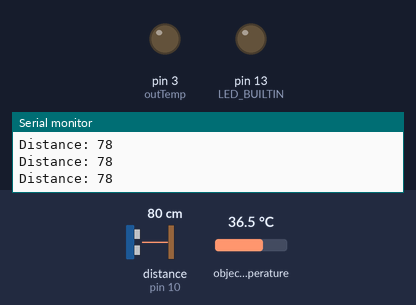
Bench run of a sketch on a simulated Arduino Uno, built with avr-gcc and run on an emulated ATmega328P. Parts: output pins drawn as LEDs (lit = HIGH), the last lines printed to the serial monitor. Wiring (inferred from the names in the program): ultrasonic range finder: trigger pin 9; echo pin 10. The test bench sets the inputs (shaded band); at power-on: distance to the obstacle (sensor on pin 10) 80 cm, object temperature 36.5 °C. The echo pulse lasts 58.3 µs per cm; pins used as bus, display or sensor lines are not drawn.

Above: at 1.2 s.
1.3 s: distance to the obstacle (sensor on pin 10) set to 34 cm
3.0 s: distance to the obstacle (sensor on pin 10) set to 28 cm
At 4.3 s:
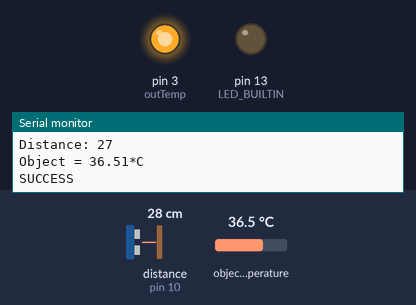
Timing chart, 0 to 6.0 s (numbered marks = the images above; inputs shaded):
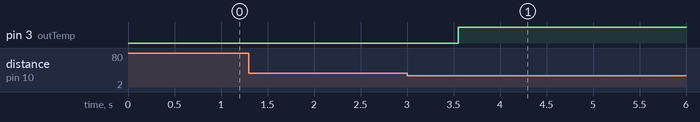

Measured:
- the behaviour switches between 32 and 31 cm on distance to the obstacle (sensor on pin 10) (found by bisection; images 0 and 1)
- after the input at 3.0 s, pin 3 (outTemp): LOW → HIGH after 0.55 s

The sketch:

Design-PCB.ino
```cpp
#include <Adafruit_MLX90614.h>

Adafruit_MLX90614 mlx = Adafruit_MLX90614();

//SDA - A4, SCL - A5


const int trigPin = 9;
const int echoPin = 10;
long duration;
int distance;
const int outEcho = 2;
const int outTemp = 3;


void setup() {
   pinMode(LED_BUILTIN, OUTPUT);
  //TEMP
  Serial.begin(9600);
  while (!Serial);

  Serial.println("Adafruit MLX90614 test");

  if (!mlx.begin()) {
    Serial.println("Error connecting to MLX sensor. Check wiring.");
    while (1);
  };

  Serial.print("Emissivity = "); Serial.println(mlx.readEmissivity());
  Serial.println("================================================");


  /*
   *
   */ //ULTRASONIC
  pinMode(trigPin, OUTPUT);
  pinMode(echoPin, INPUT);
  pinMode(outEcho, OUTPUT);
  pinMode (outTemp, OUTPUT);

}

void loop() {
  digitalWrite(outTemp, LOW);
  digitalWrite(outEcho, LOW);

  /* ULTRASONIC */
  digitalWrite(trigPin, LOW);
  delayMicroseconds(2);
  digitalWrite(trigPin, HIGH);
  delayMicroseconds(10);
  digitalWrite(trigPin, LOW);

  duration = pulseIn(echoPin, HIGH);
  distance = duration*0.034/2;

  Serial.print("Distance: ");
  Serial.println(distance);
  if (distance <= 30)
  {
      digitalWrite(outEcho, HIGH);
      //delay(5000);

      /* TEMPERATURE */
      while(1)  /* TEMPERATURE LOOP */
      {
          Serial.print("Object = "); Serial.print(mlx.readObjectTempC()); Serial.print("*C");

          Serial.println();
          delay(500);
          if (mlx.readObjectTempC() >= 33.0 && mlx.readObjectTempC() <= 37.2){
            digitalWrite(outTemp, HIGH);
            Serial.println("SUCCESS");

            delay(20000);
            break;
          }
          else
          {
            digitalWrite(outTemp, LOW);
          }
      }  /* TEMPERATURE LOOP END*/
      /* TEMPERATURE END */
   }


  else
  {
    digitalWrite(outEcho, LOW);
  }

}
```
